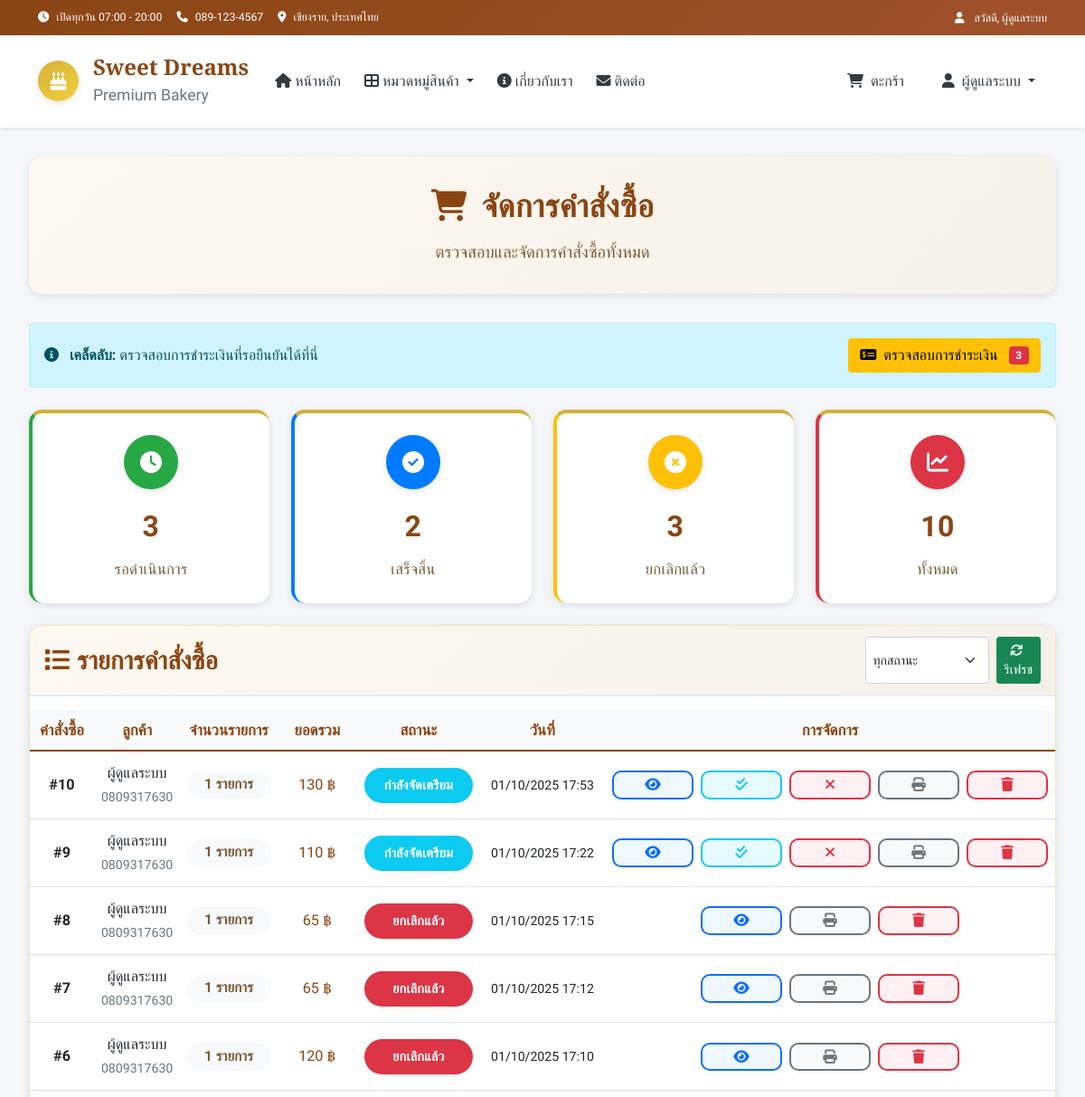
Page /admin/orders (signed in, upper part) on the earlier database version.
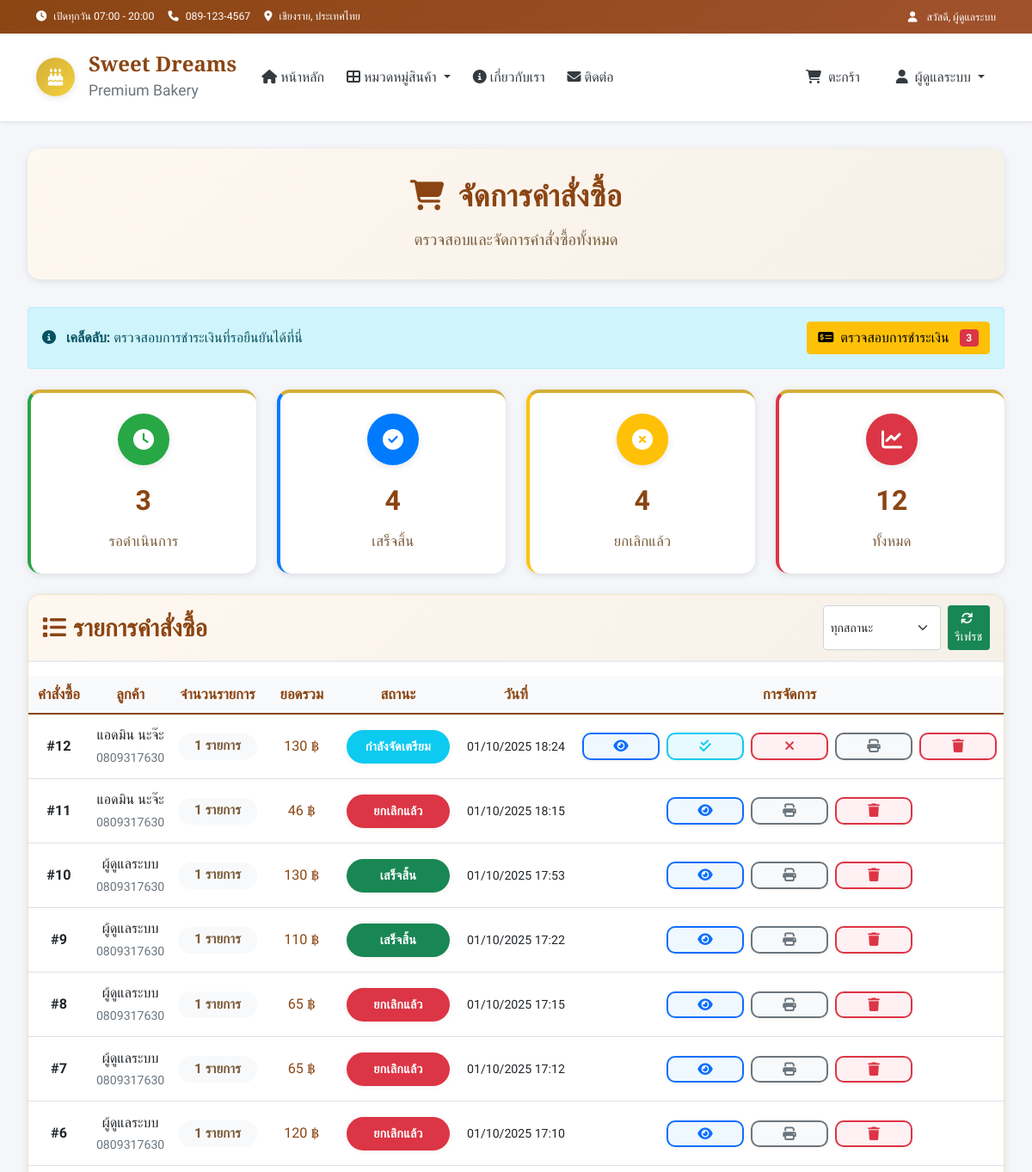
Same page on the later database version.
### tables this page shows
CREATE TABLE orders (
        id INTEGER PRIMARY KEY AUTOINCREMENT,
        user_id INTEGER,
        total_amount DECIMAL(10,2) NOT NULL,
        status TEXT DEFAULT 'pending',
        customer_name TEXT NOT NULL,
        customer_phone TEXT NOT NULL,
        customer_address TEXT,
        cancelled_at DATETIME,
        payment_method TEXT DEFAULT 'cod',
        notes TEXT,
        delivery_method TEXT DEFAULT 'delivery',
        created_at TIMESTAMP DEFAULT CURRENT_TIMESTAMP,
        FOREIGN KEY (user_id) REFERENCES users (id)
    );

### app.py (the view)
@app.route('/admin/orders')
def admin_orders():
    if session.get('role') != 'admin':
        flash('คุณไม่มีสิทธิ์เข้าถึงหน้านี้')
        return redirect(url_for('index'))
    conn = get_db_connection()
    orders_raw = conn.execute("SELECT * FROM orders ORDER BY created_at DESC").fetchall()
    orders = []
    for order_row in orders_raw:
        order = dict(order_row)  # แปลง Row เป็น dict
        if order.get('created_at'):
            try:
                order['created_at'] = datetime.strptime(order['created_at'], "%Y-%m-%d %H:%M:%S")
            except ValueError:
                order['created_at'] = None
        if order.get('address_id'):
            addr = conn.execute(
                "SELECT * FROM addresses WHERE id=?",
                (order['address_id'],)
            ).fetchone()
            if addr:
                order['address'] = f"{addr['address']}, {addr.get('city','')}, {addr.get('province','')}, {addr.get('postal_code','')}"
            else:
                order['address'] = '-'
        else:
            order['address'] = '-'
        items_raw = conn.execute(
            """
            SELECT oi.*, p.name AS product_name, p.price AS unit_price
            FROM order_items oi
            LEFT JOIN products p ON oi.product_id = p.id
            WHERE oi.order_id=?
            """,
            (order['id'],)
        ).fetchall()
        items = []
        for item in items_raw:
            items.append({
                'product_name': item['product_name'] or '-',
                'quantity': item['quantity'],
                'price': float(item['unit_price'] or 0),
                'total': float(item['quantity'] * (item['unit_price'] or 0))
            })
        order['items'] = items
        order['item_count'] = len(items)
        order['total_amount'] = sum(i['total'] for i in items)
        orders.append(order)
        verifying_count = conn.execute("""
        SELECT COUNT(*) FROM payments WHERE status = 'verifying'
        """).fetchone()[0]
    conn.close()
    return render_template('admin_orders.html',
                           orders=orders,
                           verifying_count=verifying_count)

### app.py (called while the page is built)
@app.template_filter('to_bangkok')
def to_bangkok_filter(value, fmt='%d/%m/%Y %H:%M'):
    if not value:
        return "N/A"
    if isinstance(value, str):
        try:
            value = datetime.fromisoformat(value)
        except ValueError:
            return value
    dt = value.replace(tzinfo=ZoneInfo("UTC")).astimezone(ZoneInfo("Asia/Bangkok"))
    return dt.strftime(fmt)

def get_db_connection():
    conn = sqlite3.connect(DB_NAME)
    conn.row_factory = sqlite3.Row
    return conn

def get_categories():
    conn = get_db_connection()
    categories = conn.execute(
        "SELECT * FROM categories ORDER BY display_order"
    ).fetchall()
    conn.close()
    return categories

def get_cart_total():
    cart = session.get('cart', {})
    total_items = sum(item['quantity'] for item in cart.values())
    total_price = sum(item['quantity'] * item['price'] for item in cart.values())
    return total_items, total_price

### templates/admin_orders.html (shortened to what the changed rows need)
{% extends "layout.html" %}
{% block extra_css %}
<link rel="stylesheet" href="{{ url_for('static', filename='css/admin.css') }}">
{% endblock %}
{% block content %}
<div class="container-fluid admin-container">
    <div class="admin-header">
        <h1 class="admin-title mb-3">
            <i class="fas fa-shopping-cart me-3"></i>จัดการคำสั่งซื้อ
        </h1>
    </div>
    <div class="admin-stats my-4">
        <div class="row gy-4">
            <div class="col-lg-3 col-md-6">
                <div class="stat-card stat-products">
                    <div class="stat-icon"><i class="fas fa-check-circle"></i></div>
                    <div class="stat-number">{{ orders|selectattr("status","equalto","completed")|list|length }}</div>
                    <div class="stat-label">เสร็จสิ้น</div>
                </div>
            </div>
            <div class="col-lg-3 col-md-6">
                <div class="stat-card stat-users">
                    <div class="stat-icon"><i class="fas fa-times-circle"></i></div>
                    <div class="stat-number">{{ orders|selectattr("status","equalto","cancelled")|list|length }}</div>
                    <div class="stat-label">ยกเลิกแล้ว</div>
                </div>
            </div>
            <div class="col-lg-3 col-md-6">
                <div class="stat-card stat-revenue">
                    <div class="stat-icon"><i class="fas fa-chart-line"></i></div>
                    <div class="stat-number">{{ orders|length }}</div>
                    <div class="stat-label">ทั้งหมด</div>
                </div>
            </div>
        </div>
    </div>
    <div class="products-section">
        <div class="table-responsive">
            {% if orders %}
            <table class="table table-hover products-table align-middle">
                <thead>
                    <tr>
                        <th width="80">คำสั่งซื้อ</th>
                        <th>ลูกค้า</th>
                        <th width="100">จำนวนรายการ</th>
                        <th width="120">ยอดรวม</th>
                        <th width="100">สถานะ</th>
                        <th width="150">วันที่</th>
                        <th width="180">การจัดการ</th>
                    </tr>
                </thead>
                <tbody>
                    {% for order in orders %}
                    <tr data-order-id="{{ order.id }}" data-status="{{ order.status }}">
                        <td><strong>#{{ order.id }}</strong></td>
                        <td>
                            <div class="fw-600">{{ order.customer_name }}</div>
                            <small class="text-muted">{{ order.customer_phone }}</small>
                        </td>
                        <td class="text-center">
                            <span class="badge bg-light text-dark">{{ order.item_count }} รายการ</span>
                        </td>
                        <td class="fw-600 text-primary">
                            {{ "{:,.0f}".format(order.total_amount) }} ฿
                        </td>
                        <td>
                            {% if order.status == 'pending' %}
                                <span class="status-badge bg-warning text-dark" data-bs-toggle="tooltip" title="รอดำเนินการ">รอดำเนินการ</span>
                            {% elif order.status == 'processing' %}
                                <span class="status-badge bg-info text-white" data-bs-toggle="tooltip" title="กำลังจัดเตรียม">กำลังจัดเตรียม</span>
                            {% elif order.status == 'completed' %}
                                <span class="status-badge bg-success text-white" data-bs-toggle="tooltip" title="เสร็จสิ้น">เสร็จสิ้น</span>
                            {% elif order.status == 'cancelled' %}
                                <span class="status-badge bg-danger text-white" data-bs-toggle="tooltip" title="ยกเลิกแล้ว">ยกเลิกแล้ว</span>
                            {% endif %}
                        </td>
                        <td>
                            <small>{{ order.created_at|to_bangkok }}</small>
                        </td>
                        <td>
                            <div class="action-buttons">
                                <button class="btn btn-outline-primary btn-action" onclick="viewOrder({{ order.id }})" data-bs-toggle="tooltip" title="ดูรายละเอียด"><i class="fas fa-eye"></i></button>
                                {% if order.status == 'pending' %}
                                <button class="btn btn-outline-success btn-action" onclick="updateOrderStatus({{ order.id }}, 'processing')" data-bs-toggle="tooltip" title="รับออเดอร์"><i class="fas fa-check"></i></button>
                                <button class="btn btn-outline-danger btn-action" onclick="updateOrderStatus({{ order.id }}, 'cancelled')" data-bs-toggle="tooltip" title="ยกเลิกออเดอร์"><i class="fas fa-times"></i></button>
                                {% elif order.status == 'processing' %}
                                <button class="btn btn-outline-info btn-action" onclick="updateOrderStatus({{ order.id }}, 'completed')" data-bs-toggle="tooltip" title="ทำเสร็จแล้ว"><i class="fas fa-check-double"></i></button>
                                <button class="btn btn-outline-danger btn-action" onclick="updateOrderStatus({{ order.id }}, 'cancelled')" data-bs-toggle="tooltip" title="ยกเลิกออเดอร์"><i class="fas fa-times"></i></button>
                                {% endif %}
                                <button class="btn btn-outline-secondary btn-action" onclick="printOrder({{ order.id }})" data-bs-toggle="tooltip" title="พิมพ์"><i class="fas fa-print"></i></button>
                                <button class="btn btn-outline-danger btn-action" onclick="confirmDeleteOrder({{ order.id }})" data-bs-toggle="tooltip" title="ลบคำสั่งซื้อ"><i class="fas fa-trash"></i></button>
                            </div>
                        </td>
                    </tr>
                    {% endfor %}
                </tbody>
            </table>
            {% else %}
            <div class="text-center py-5">
                <i class="fas fa-shopping-cart fa-3x text-muted mb-3"></i>
                <h5 class="text-muted">ยังไม่มีคำสั่งซื้อ</h5>
                <p class="text-muted">คำสั่งซื้อจะแสดงที่นี่เมื่อมีลูกค้าสั่งซื้อ</p>
            </div>
            {% endif %}
        </div>
    </div>
</div>
{% endblock %}

Differences in the rows shown:
added orders: id "12", customer_name "แอดมิน นะจ๊ะ", customer_phone "0809317630", item_count "1", total_amount "130", status "กำลังจัดเตรียม", created_at|to_bangkok "01/10/2025 18:24"
added orders: id "11", customer_name "แอดมิน นะจ๊ะ", customer_phone "0809317630", item_count "1", total_amount "46", status "ยกเลิกแล้ว", created_at|to_bangkok "01/10/2025 18:15"
changed orders id 10: status "กำลังจัดเตรียม" → "เสร็จสิ้น"
changed orders id 9: status "กำลังจัดเตรียม" → "เสร็จสิ้น"
Other differences:
{{ orders|selectattr("status","equalto","completed")|list|length }}: "2" → "4"
{{ orders|selectattr("status","equalto","cancelled")|list|length }}: "3" → "4"
{{ orders|length }}: "10" → "12"
